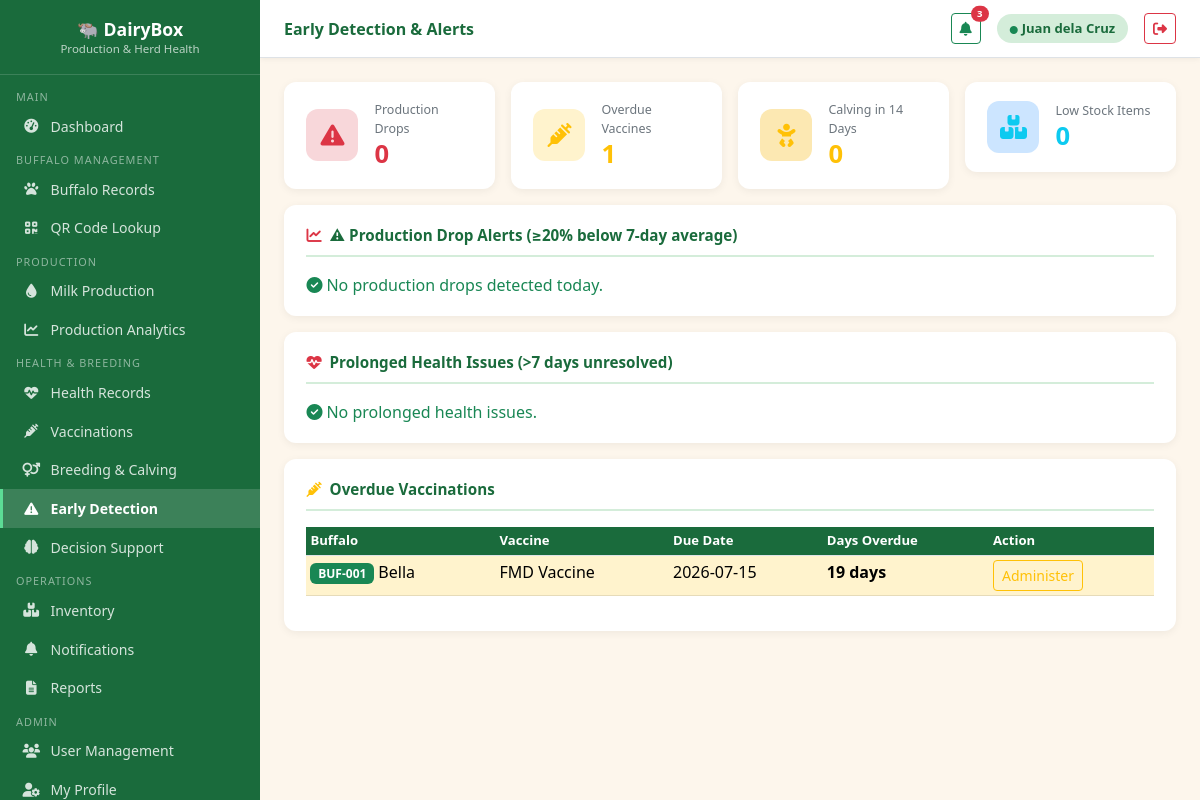
The app's page /modules/early_detection.php (signed in) with its own data.
### tables this page shows
CREATE TABLE IF NOT EXISTS vaccinations (
    id              INT AUTO_INCREMENT PRIMARY KEY,
    buffalo_id      INT NOT NULL,
    vaccine_name    VARCHAR(120) NOT NULL,
    vaccine_type    VARCHAR(80),
    administered_date DATE NOT NULL,
    next_due_date   DATE,
    administered_by VARCHAR(120),
    batch_number    VARCHAR(60),
    dose            VARCHAR(60),
    notes           TEXT,
    status          ENUM('Done','Scheduled','Overdue') DEFAULT 'Done',
    recorded_by     INT,
    created_at      TIMESTAMP DEFAULT CURRENT_TIMESTAMP,
    FOREIGN KEY (buffalo_id)  REFERENCES buffaloes(id) ON DELETE CASCADE,
    FOREIGN KEY (recorded_by) REFERENCES users(id) ON DELETE SET NULL
);

CREATE TABLE IF NOT EXISTS buffaloes (
    id              INT AUTO_INCREMENT PRIMARY KEY,
    tag_number      VARCHAR(40)  NOT NULL UNIQUE,
    qr_code         VARCHAR(100) UNIQUE,
    name            VARCHAR(80),
    breed           VARCHAR(80),
    sex             ENUM('Female','Male') DEFAULT 'Female',
    date_of_birth   DATE,
    weight_kg       DECIMAL(6,2),
    color           VARCHAR(50),
    acquisition_date DATE,
    acquisition_type ENUM('Born on Farm','Purchased','Donated') DEFAULT 'Born on Farm',
    status          ENUM('Active','Sold','Dead','Transferred') DEFAULT 'Active',
    health_status   ENUM('Healthy','Sick','Under Treatment','Recovered') DEFAULT 'Healthy',
    notes           TEXT,
    photo           VARCHAR(200),
    created_by      INT,
    created_at      TIMESTAMP DEFAULT CURRENT_TIMESTAMP,
    updated_at      TIMESTAMP DEFAULT CURRENT_TIMESTAMP ON UPDATE CURRENT_TIMESTAMP,
    FOREIGN KEY (created_by) REFERENCES users(id) ON DELETE SET NULL
);

### modules/early_detection.php (the view, shortened to what this page needs)
<?php
$db        = getDB();
$prodAlerts = [];
$overdueVacc = $db->query("
    SELECT v.*, b.tag_number, b.name FROM vaccinations v
    JOIN buffaloes b ON b.id=v.buffalo_id
    WHERE v.status='Overdue' ORDER BY v.next_due_date ASC
")->fetchAll();
$longSick = $db->query("
    SELECT hr.*, b.tag_number, b.name, DATEDIFF(CURDATE(), hr.record_date) as days_sick
    FROM health_records hr JOIN buffaloes b ON b.id=hr.buffalo_id
    WHERE hr.status='Active' AND hr.condition_type IN ('Illness','Injury','Disease Alert')
    AND hr.record_date < DATE_SUB(CURDATE(), INTERVAL 7 DAY)
    ORDER BY days_sick DESC
")->fetchAll();
$upcomingCalv = $db->query("
    SELECT br.*, b.tag_number, b.name, DATEDIFF(br.expected_calving, CURDATE()) as days_left
    FROM breeding_records br JOIN buffaloes b ON b.id=br.buffalo_id
    WHERE br.pregnancy_status='Confirmed' AND br.expected_calving BETWEEN CURDATE() AND DATE_ADD(CURDATE(), INTERVAL 14 DAY)
    ORDER BY br.expected_calving ASC
")->fetchAll();
$lowInventory = $db->query("
    SELECT * FROM inventory WHERE quantity <= reorder_level ORDER BY quantity ASC
")->fetchAll();
include '../includes/header.php';
?>
<div class="row g-3 mb-3">
    <div class="col-6 col-md-3"><div class="stat-card"><div class="stat-icon" style="background:#f8d7da"><i class="fa fa-exclamation-triangle text-danger" style="font-size:1.5rem"></i></div><div><p class="stat-label">Production Drops</p><p class="stat-value text-danger"><?= count($prodAlerts) ?></p></div></div></div>
    <div class="col-6 col-md-3"><div class="stat-card"><div class="stat-icon" style="background:#fff3cd"><i class="fa fa-syringe text-warning" style="font-size:1.5rem"></i></div><div><p class="stat-label">Overdue Vaccines</p><p class="stat-value text-warning"><?= count($overdueVacc) ?></p></div></div></div>
    <div class="col-6 col-md-3"><div class="stat-card"><div class="stat-icon" style="background:#fce8b2"><i class="fa fa-baby text-warning" style="font-size:1.5rem"></i></div><div><p class="stat-label">Calving in 14 Days</p><p class="stat-value text-warning"><?= count($upcomingCalv) ?></p></div></div></div>
    <div class="col-6 col-md-3"><div class="stat-card"><div class="stat-icon" style="background:#cce5ff"><i class="fa fa-boxes text-info" style="font-size:1.5rem"></i></div><div><p class="stat-label">Low Stock Items</p><p class="stat-value text-info"><?= count($lowInventory) ?></p></div></div></div>
</div>
<div class="card-section mb-3">
    <div class="section-title"><i class="fa fa-chart-line me-2 text-danger"></i>⚠ Production Drop Alerts (≥20% below 7-day average)</div>
    <?php if (empty($prodAlerts)): ?>
        <p class="text-success mb-0"><i class="fa fa-check-circle me-1"></i>No production drops detected today.</p>
    <?php endif; ?>
</div>
<div class="card-section mb-3">
    <div class="section-title"><i class="fa fa-heartbeat me-2 text-danger"></i>Prolonged Health Issues (>7 days unresolved)</div>
    <?php if (empty($longSick)): ?>
        <p class="text-success mb-0"><i class="fa fa-check-circle me-1"></i>No prolonged health issues.</p>
    <?php endif; ?>
</div>
<div class="card-section mb-3">
    <div class="section-title"><i class="fa fa-syringe me-2 text-warning"></i>Overdue Vaccinations</div>
    <?php if (empty($overdueVacc)): ?>
        <p class="text-success mb-0"><i class="fa fa-check-circle me-1"></i>All vaccinations are up to date.</p>
    <?php else: ?>
    <table class="table table-sm">
        <thead><tr><th>Buffalo</th><th>Vaccine</th><th>Due Date</th><th>Days Overdue</th><th>Action</th></tr></thead>
        <tbody>
        <?php foreach ($overdueVacc as $v):
            $daysOverdue = (int)((time()-strtotime($v['next_due_date']))/86400);
        ?>
        <tr class="table-warning">
            <td><span class="badge bg-success"><?= htmlspecialchars($v['tag_number']) ?></span> <?= htmlspecialchars($v['name']??'') ?></td>
            <td><?= htmlspecialchars($v['vaccine_name']) ?></td>
            <td><?= $v['next_due_date'] ?></td>
            <td><strong><?= $daysOverdue ?> days</strong></td>
            <td><a href="vaccinations.php?action=add&buffalo_id=<?= $v['buffalo_id'] ?>" class="btn btn-sm btn-outline-warning">Administer</a></td>
        </tr>
        <?php endforeach; ?>
        </tbody>
    </table>
    <?php endif; ?>
</div>
<?php include '../includes/footer.php'; ?>

### assets/css/style.css (style rules this page uses)
:root { --green-dark: #1a6b3c; --green-main: #28a745; --green-light: #d4edda; --brown: #7a5230; --cream: #fdf6ec; --sidebar-w: 260px; }
body.app-body { background: var(--cream); margin: 0; padding: 0; }
.stat-card { background: #fff; border-radius: 12px; padding: 1.2rem 1.4rem; box-shadow: 0 2px 8px rgba(0,0,0,.06); display: flex; align-items: center; gap: 1rem; transition: transform .2s; }
.stat-icon { width: 52px; height: 52px; border-radius: 12px; display: flex; align-items: center; justify-content: center; font-size: 1.4rem; flex-shrink: 0; }
.stat-card .stat-label { font-size: .78rem; color: #6c757d; margin: 0; }
.stat-card .stat-value { font-size: 1.6rem; font-weight: 700; margin: 0; line-height: 1.2; }
.card-section { background: #fff; border-radius: 12px; padding: 1.2rem 1.4rem; box-shadow: 0 2px 8px rgba(0,0,0,.06); margin-bottom: 1.4rem; }
.card-section .section-title { font-weight: 700; font-size: .95rem; color: var(--green-dark); border-bottom: 2px solid var(--green-light); padding-bottom: .5rem; margin-bottom: 1rem; }
.table th { background: var(--green-dark); color: #fff; font-size: .82rem; }

### records on screen
vaccinations: buffalo.tag_number "BUF-001", buffalo.name "Bella", vaccine_name "FMD Vaccine", next_due_date "2026-07-15", next_due_date "19"

### other values on screen
$pageTitle "Early Detection & Alerts"
$nc "3"
$user['full_name'] "Juan dela Cruz"
count($prodAlerts) "0"
count($overdueVacc) "1"
count($upcomingCalv) "0"
count($lowInventory) "0"
